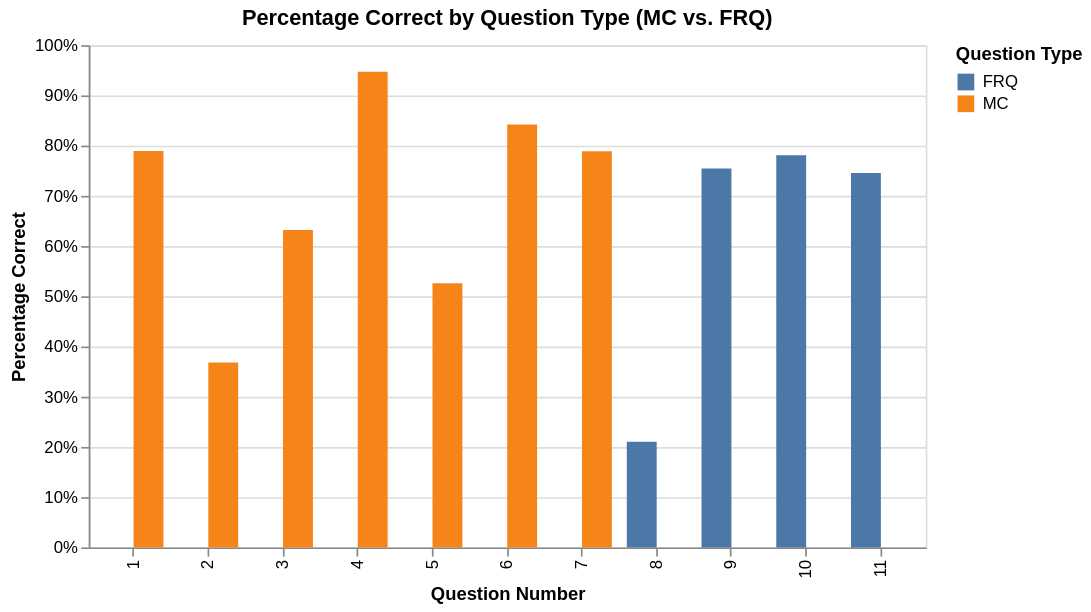

Notebook code cell kept with this figure:
### Code cell
import pandas as pd
import altair as alt
data = [
    {'Question': 1, 'Type': 'MC', 'Percentage Correct': 0.7895},
    {'Question': 2, 'Type': 'MC', 'Percentage Correct': 0.3680},
    {'Question': 3, 'Type': 'MC', 'Percentage Correct': 0.6320},
    {'Question': 4, 'Type': 'MC', 'Percentage Correct': 0.9470},
    {'Question': 5, 'Type': 'MC', 'Percentage Correct': 0.5260},
    {'Question': 6, 'Type': 'MC', 'Percentage Correct': 0.8420},
    {'Question': 7, 'Type': 'MC', 'Percentage Correct': 0.7890},

    {'Question': 8, 'Type': 'FRQ', 'Percentage Correct': 0.2105},
    {'Question': 9, 'Type': 'FRQ', 'Percentage Correct': 0.7544},
    {'Question': 10, 'Type': 'FRQ', 'Percentage Correct': 0.7807},
    {'Question': 11, 'Type': 'FRQ', 'Percentage Correct': 0.7456},
]

df = pd.DataFrame(data)

chart = alt.Chart(df).mark_bar().encode(
    x=alt.X('Question:O', title='Question Number'),
    y=alt.Y('Percentage Correct:Q', axis=alt.Axis(format='%'), title='Percentage Correct'),
    xOffset='Type:N',
    color=alt.Color('Type:N', title='Question Type')
).properties(
    title='Percentage Correct by Question Type (MC vs. FRQ)',
    width=500,
    height=300
)

chart.show()

### Figure 1 — Vega-Lite specification as saved in the notebook (floating-point values rounded to 4 significant figures)
{"config": {"view": {"continuousWidth": 300, "continuousHeight": 300}}, "data": {"name": "data-66a983eef77b5d35c2f28145564de31b"}, "mark": {"type": "bar"}, "encoding": {"color": {"field": "Type", "title": "Question Type", "type": "nominal"}, "x": {"field": "Question", "title": "Question Number", "type": "ordinal"}, "xOffset": {"field": "Type", "type": "nominal"}, "y": {"axis": {"format": "%"}, "field": "Percentage Correct", "title": "Percentage Correct", "type": "quantitative"}}, "height": 300, "title": "Percentage Correct by Question Type (MC vs. FRQ)", "width": 500, "$schema": "https://vega.github.io/schema/vega-lite/v5.20.1.json", "datasets": {"data-66a983eef77b5d35c2f28145564de31b": [{"Question": 1, "Type": "MC", "Percentage Correct": 0.7895}, {"Question": 2, "Type": "MC", "Percentage Correct": 0.368}, {"Question": 3, "Type": "MC", "Percentage Correct": 0.632}, {"Question": 4, "Type": "MC", "Percentage Correct": 0.947}, {"Question": 5, "Type": "MC", "Percentage Correct": 0.526}, {"Question": 6, "Type": "MC", "Percentage Correct": 0.842}, {"Question": 7, "Type": "MC", "Percentage Correct": 0.789}, {"Question": 8, "Type": "FRQ", "Percentage Correct": 0.2105}, {"Question": 9, "Type": "FRQ", "Percentage Correct": 0.7544}, {"Question": 10, "Type": "FRQ", "Percentage Correct": 0.7807}, {"Question": 11, "Type": "FRQ", "Percentage Correct": 0.7456}]}}
